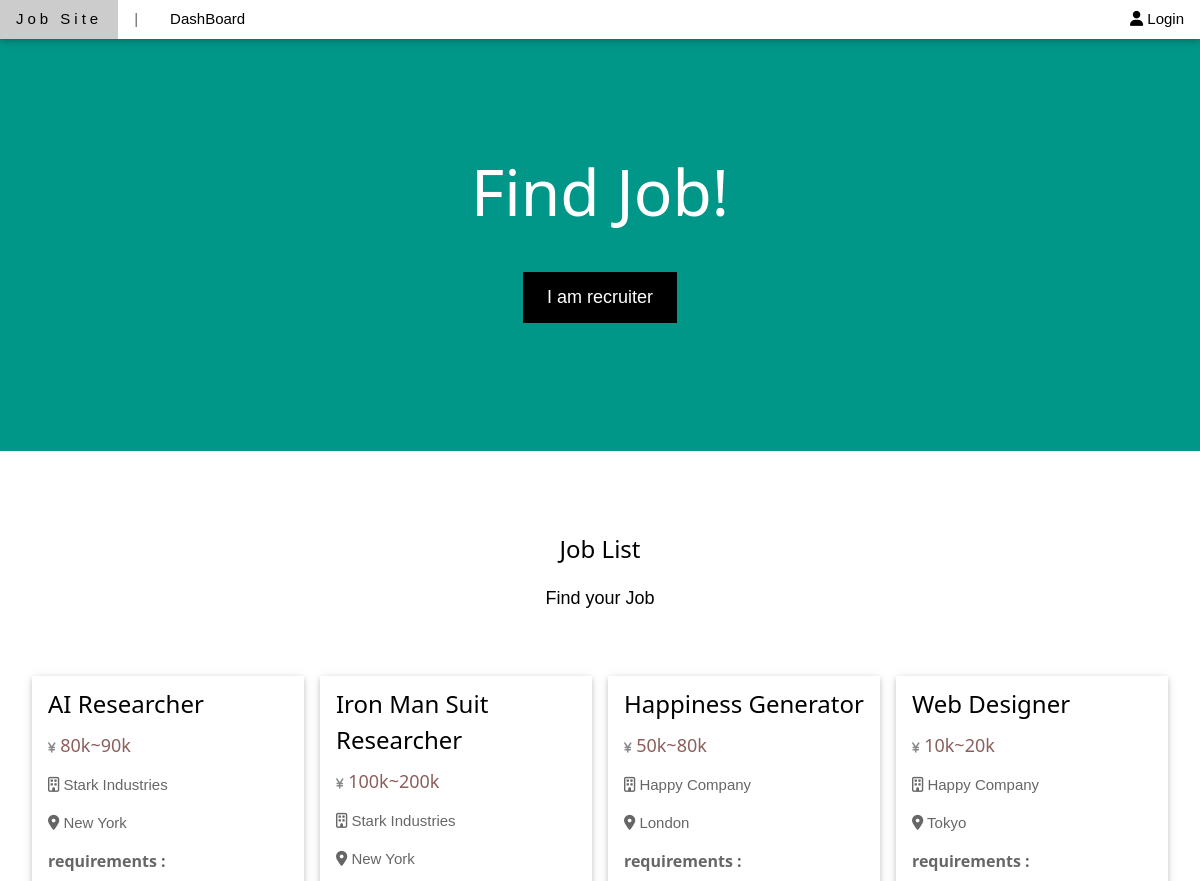
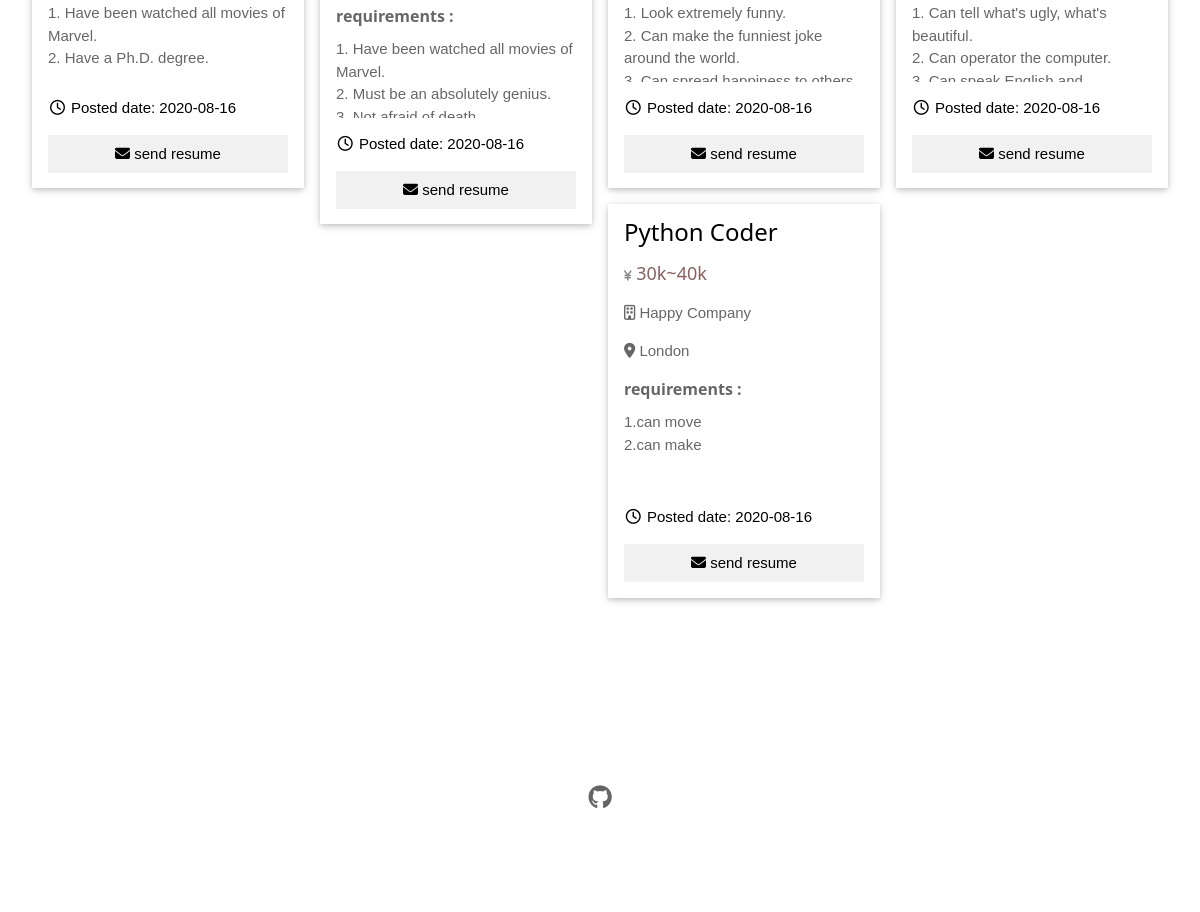
The app's page /index/ with its own data (2 pictures, top to bottom).
### JobModel/models.py (models this page shows)
class job_item(models.Model):
    job_title = models.CharField(max_length=30)
    company = models.CharField(max_length=100)
    location = models.CharField(max_length=100)
    describe = models.CharField(max_length=100,default="")
    salary = models.CharField(max_length=100)
    requirement = models.CharField(max_length=500)
    received_resume = models.CharField(max_length=1000,default="")
    posted_date=models.DateTimeField(auto_now_add=True)

### job_site/views.py (the view)
# urls.py: re_path(r'^index/$', views.index, name='index'),
def index(request):
    context =  get_user_name_and_type(request)
    job_list = job_item.objects.all().order_by("posted_date").reverse()
    display_job_list = list()
    for each_job in job_list:
        display_job_list.append({"id":each_job.id,
                                 "job_title": each_job.job_title,
                                 "company":each_job.company,
                                 "location":each_job.location,
                                 "salary":each_job.salary,
                                 "requirements":each_job.requirement,
                                 "received_resume":each_job.received_resume,
                                 "data":each_job.posted_date.strftime("%Y-%m-%d")})
    context["display_job_list"] = display_job_list
    return render(request, 'index.html', context)

### job_site/views.py (called while the page is built)
def get_user_name_and_type(request_obj):
    context = {}
    if "user" in request_obj.session and "name" in request_obj.session["user"] and "user_type" in request_obj.session["user"]:
            print("user access index page:" + request_obj.session["user"]["name"])
            context['username'] = request_obj.session["user"]["name"]
            context['user_type'] = request_obj.session["user"]["user_type"]
    else:
        print("guest access index page")
        context['username'] = "logout"
        context['user_type'] = "logout"
    return context

### job_site/templates/index.html (shortened to what this page needs)
{%extends "base.html" %}
{% load static %}
    {% block content %}
    <header class="w3-container w3-teal w3-center" style="padding:128px 16px">
      <h1 class="w3-margin w3-jumbo">Find Job!</h1>
      <button class="w3-button w3-black w3-padding-large w3-large w3-margin-top"
      onclick="window.location.href='/recruiter_page'">I am recruiter</button>
    </header>
<div class="w3-container" style="padding:70px 16px" id="joblist">
    <h3 class="w3-center">Job List</h3>
    <p class="w3-center w3-large">Find your Job {{views_dict.name}}</p>
    <div class="w3-row-padding w3-grayscale" style="margin-top:64px">
      {% for job in display_job_list %}
        <div class="w3-col l3 m6 w3-margin-bottom">
          <div class="w3-card">
            <div class="w3-container">
              <h3>{{ job.job_title }}<a style="padding-bottom: 10px;"></a></h3>
              <h5 class="w3-text-red" style="margin-bottom: 0px;margin-top:5px">
                <i class="fa fa-jpy w3-opacity fa-1 w3-text-dark-gray" style="font-size:12px"></i>  {{ job.salary }}</h5>
              <p class="w3-opacity"><i class="fa fa-building-o"></i>  {{ job.company }}</p>
              <p class="w3-opacity"><i class="fa fa-map-marker"></i>  {{ job.location }}</p>
              <div  class="w3-opacity">
                  <h6><strong>requirements :</strong></h6>
                  <div style="white-space: pre-line; overflow:auto;height: 80px;">{{ job.requirements }}</div>
              </div>
              <p><i class="fa fa-fw fa-clock-o"></i>  Posted date: {{ job.data }}</p>
              <p><button class="w3-button w3-light-grey w3-block" onclick=""><i class="fa fa-envelope"></i> send resume</button></p>
            </div>
          </div>
        </div>
        {% endfor %}
    </div>
</div>
  {% endblock %}

### job_site/templates/base.html (shortened to what this page needs)
{% load static %}
<!DOCTYPE html>
<html lang="en">
<link rel="stylesheet" href='{% static "/style.css" %}'>
<link rel="stylesheet" href="https://cdnjs.cloudflare.com/ajax/libs/font-awesome/4.7.0/css/font-awesome.min.css">
<body>
  <div class="w3-top">
    <div class="w3-bar w3-white w3-card" id="myNavbar">
      <a href="/index" class="w3-bar-item w3-button w3-wide">Job Site</a>
      <a href="#" class="w3-bar-item w3-button w3-opacity"> |</a>
      <a href="/dashboard" class="w3-bar-item w3-button ">DashBoard</a>
      <div class="w3-right w3-hide-small">
        <a href="/login" id="username"  style="display: none;" class="w3-bar-item w3-button"><i class="fa fa-user"></i> Login</a>
      </div>
    </div>
  </div>
{% block content %}{% endblock %}
<footer class="w3-container w3-padding-64 w3-center w3-opacity">
    <div class="w3-xlarge w3-padding-32">
     <a href="https://github.com/zzzbbb55/job_site" target="blank" title="check the code on github"> <i class="fa fa-github w3-hover-opacity"></i></a>
   </div>
  </footer>
  </body>
  </html>

### statics/style.css (style rules this page uses)
html { box-sizing:border-box }
*,*:before,*:after { box-sizing:inherit }
html { -ms-text-size-adjust:100%;-webkit-text-size-adjust:100% }
body { margin:0 }
article,aside,details,figcaption,figure,footer,header,main,menu,nav,section,summary { display:block }
a { background-color:transparent;-webkit-text-decoration-skip:objects }
button,input,select,textarea { font:inherit;margin:0 }
button,input { overflow:visible }
button,select { text-transform:none }
button,html [type=button],[type=reset],[type=submit] { -webkit-appearance:button }
html,body { font-family:Verdana,sans-serif;font-size:15px;line-height:1.5 }
html { overflow-x:hidden }
h1 { font-size:36px }
h3 { font-size:24px }
h5 { font-size:18px }
h6 { font-size:16px }
h1,h2,h3,h4,h5,h6 { font-family:"Segoe UI",Arial,sans-serif;font-weight:400;margin:10px 0 }
.w3-wide { letter-spacing:4px }
a { color:inherit }
.w3-btn,.w3-button { border:none;display:inline-block;padding:8px 16px;vertical-align:middle;overflow:hidden;text-decoration:none;color:inherit;background-color:inherit;text-align:center;cursor:pointer;white-space:nowrap }
.w3-btn,.w3-button { -webkit-touch-callout:none;-webkit-user-select:none;-khtml-user-select:none;-moz-user-select:none;-ms-user-select:none;user-select:none }
.w3-bar { width:100%;overflow:hidden }
.w3-bar .w3-bar-item { padding:8px 16px;float:left;width:auto;border:none;display:block;outline:0 }
.w3-bar .w3-button { white-space:normal }
.w3-block { display:block;width:100% }
.w3-container:after,.w3-container:before,.w3-panel:after,.w3-panel:before,.w3-row:after,.w3-row:before,.w3-row-padding:after,.w3-row-padding:before, .w3-cell-row:before,.w3-cell-row:after,.w3-clear:after,.w3-clear:before,.w3-bar:before,.w3-bar:after { content:"";display:table;clear:both }
.w3-col,.w3-half,.w3-third,.w3-twothird,.w3-threequarter,.w3-quarter { float:left;width:100% }
@media (min-width:601px) { .w3-col.m6,.w3-half { width:49.99999% } }
@media (min-width:993px) { .w3-col.l3 { width:24.99999% } }
.w3-top,.w3-bottom { position:fixed;width:100%;z-index:1 }
.w3-top { top:0 }
.w3-row-padding,.w3-row-padding>.w3-half,.w3-row-padding>.w3-third,.w3-row-padding>.w3-twothird,.w3-row-padding>.w3-threequarter,.w3-row-padding>.w3-quarter,.w3-row-padding>.w3-col { padding:0 8px }
.w3-container,.w3-panel { padding:0.01em 16px }
.w3-card,.w3-card-2 { box-shadow:0 2px 5px 0 rgba(0,0,0,0.16),0 2px 10px 0 rgba(0,0,0,0.12) }
.w3-opacity,.w3-hover-opacity:hover { opacity:0.60 }
.w3-greyscale,.w3-grayscale { filter:grayscale(75%) }
.w3-large { font-size:18px!important }
.w3-xlarge { font-size:24px!important }
.w3-jumbo { font-size:64px!important }
.w3-center { text-align:center!important }
.w3-margin { margin:16px!important }
.w3-margin-top { margin-top:16px!important }
.w3-margin-bottom { margin-bottom:16px!important }
.w3-padding-large { padding:12px 24px!important }
.w3-padding-32 { padding-top:32px!important;padding-bottom:32px!important }
.w3-padding-64 { padding-top:64px!important;padding-bottom:64px!important }
.w3-right { float:right!important }
.w3-teal,.w3-hover-teal:hover { color:#fff!important;background-color:#009688!important }
.w3-white,.w3-hover-white:hover { color:#000!important;background-color:#fff!important }
.w3-black,.w3-hover-black:hover { color:#fff!important;background-color:#000!important }
.w3-light-grey,.w3-hover-light-grey:hover,.w3-light-gray,.w3-hover-light-gray:hover { color:#000!important;background-color:#f1f1f1!important }
.w3-text-red,.w3-hover-text-red:hover { color:#f44336!important }
.w3-text-dark-grey,.w3-hover-text-dark-grey:hover,.w3-text-dark-gray,.w3-hover-text-dark-gray:hover { color:#3a3a3a!important }

### records on screen
job_item: job_title "AI Researcher", salary "80k~90k", company "Stark Industries", location "New York", requirements "1. Have been watched all movies of Marvel. 2. Have a Ph.D. degree."
job_item: job_title "Iron Man Suit Researcher", salary "100k~200k", company "Stark Industries", location "New York", requirements "1. Have been watched all movies of Marvel. 2. Must be an absolutely genius.…"
job_item: job_title "Happiness Generator", salary "50k~80k", company "Happy Company", location "London", requirements "1. Look extremely funny. 2. Can make the funniest joke around the world.…"
job_item: job_title "Web Designer", salary "10k~20k", company "Happy Company", location "Tokyo", requirements "1. Can tell what's ugly, what's beautiful. 2. Can operator the computer.…"
job_item: job_title "Python Coder", salary "30k~40k", company "Happy Company", location "London", requirements "1.can move 2.can make"

### other values on screen
{{ job.data }} "2020-08-16" "2020-08-16" "2020-08-16" "2020-08-16" "2020-08-16"
